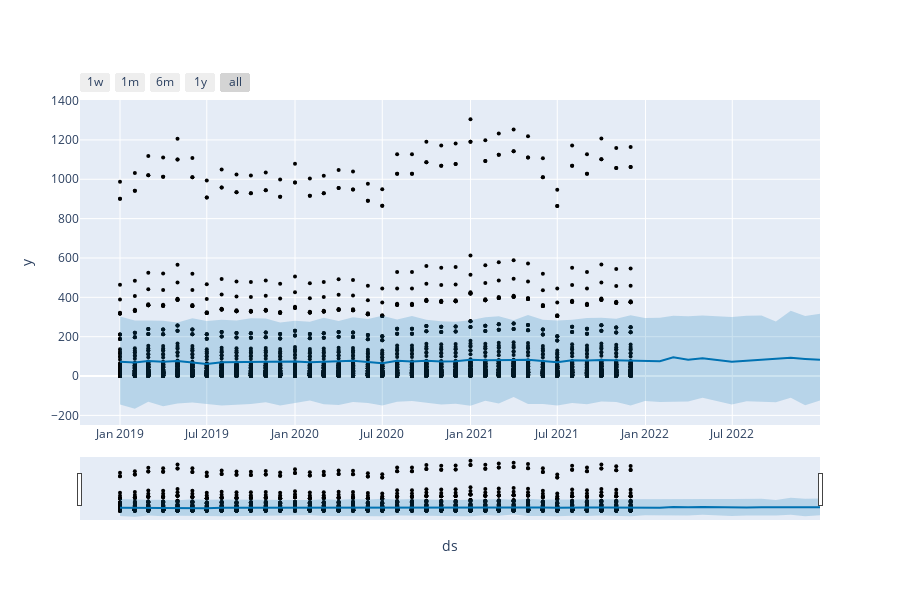

This figure's notebook cell:
### Code cell
plot_plotly(m2, predictions2)
